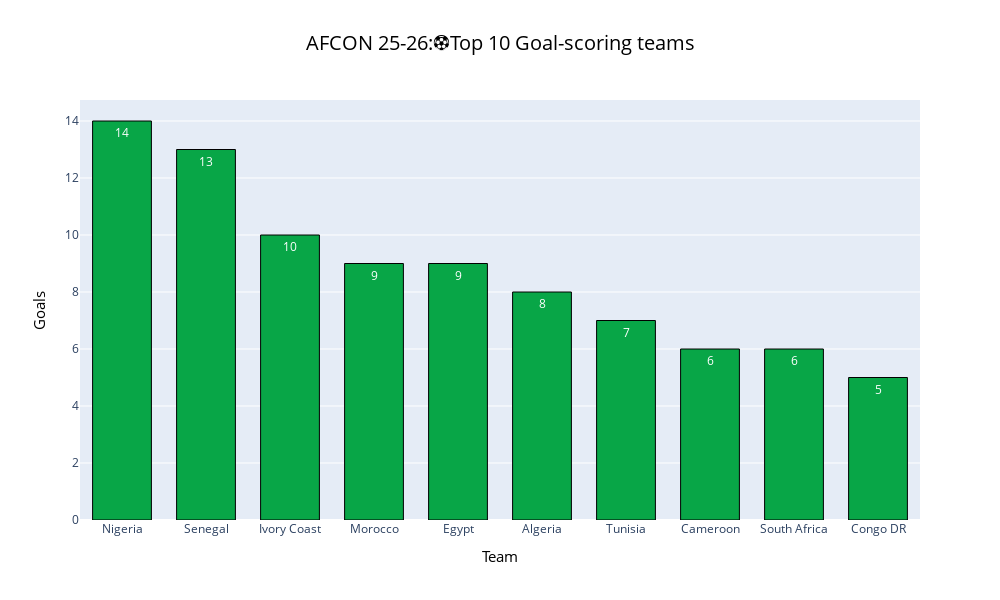

The cell this chart's notebook holds for it:
### Markdown cell above
<h2> Teams anlysis </h2>

### Code cell
#The top 10 goal scoring teams
scoring_team=team_stat.groupby("Team")["Goals"].sum().sort_values(ascending=False).head(10)
fig=px.bar(x=scoring_team.index,y=scoring_team.values,title=" AFCON 25-26:⚽Top 10 Goal-scoring teams",labels={"x":"Team","y":"Goals"},color_discrete_sequence=["#08a647"],text_auto=True)
fig.update_layout(width=1000,height=600,bargap=0.3,title_x=0.5,title_font=dict(size=20,color="black"),xaxis_title_font=dict(size=15,color="black"),yaxis_title_font=dict(size=15,color="black"))
fig.update_traces(marker_line_color="black",marker_line_width=1)
fig.show()
display(Image(r"C:\Users\dell\Desktop\AFCON project\Pictures\newplot7.png"))

### Figure 1 — Plotly figure (JSON) as saved in the notebook; plotly's stock layout.template omitted (floating-point values rounded to 4 significant figures)
{"data": [{"hovertemplate": "Team=%{x}<br>Goals=%{y}<extra></extra>", "legendgroup": "", "marker": {"color": "#08a647", "line": {"color": "black", "width": 1}, "pattern": {"shape": ""}}, "name": "", "orientation": "v", "showlegend": false, "textposition": "auto", "texttemplate": "%{y}", "type": "bar", "x": ["Nigeria", "Senegal", "Ivory Coast", "Morocco", "Egypt", "Algeria", "Tunisia", "Cameroon", "South Africa", "Congo DR"], "xaxis": "x", "y": [14, 13, 10, 9, 9, 8, 7, 6, 6, 5], "yaxis": "y"}], "layout": {"bargap": 0.3, "barmode": "relative", "height": 600, "legend": {"tracegroupgap": 0}, "title": {"font": {"color": "black", "size": 20}, "text": " AFCON 25-26:⚽Top 10 Goal-scoring teams", "x": 0.5}, "width": 1000, "xaxis": {"anchor": "y", "domain": [0, 1], "title": {"font": {"color": "black", "size": 15}, "text": "Team"}}, "yaxis": {"anchor": "x", "domain": [0, 1], "title": {"font": {"color": "black", "size": 15}, "text": "Goals"}}}}
